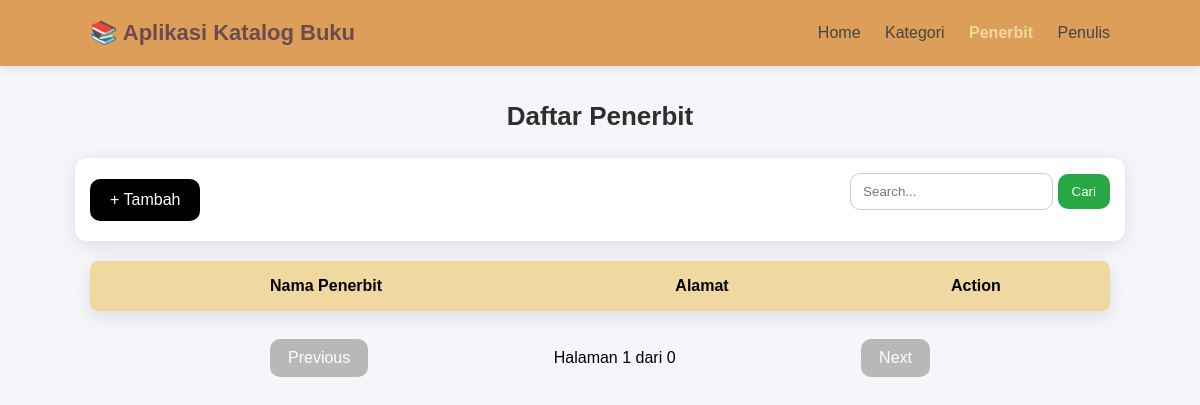
Page /penerbit/index.php on the earlier database version.
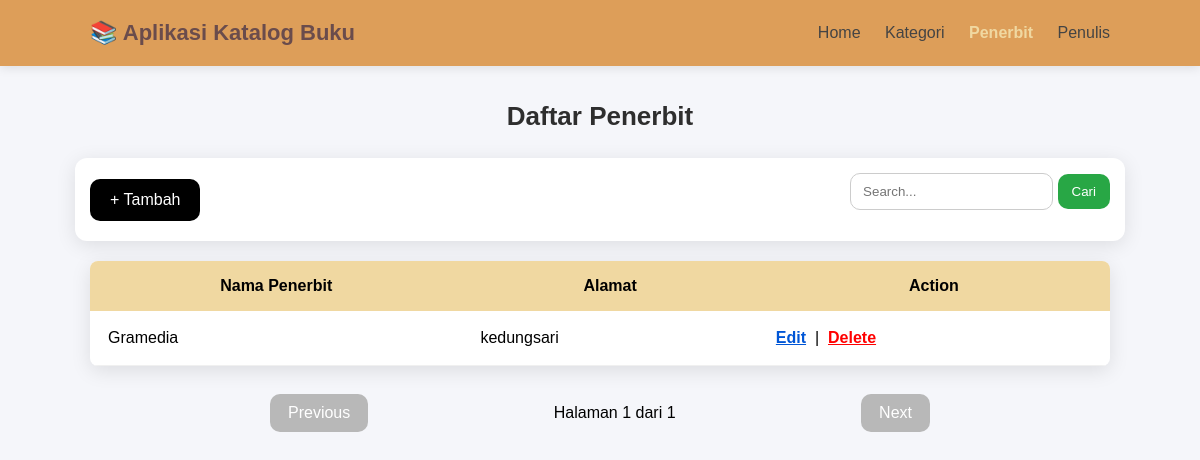
Same page on the later database version.
### tables this page shows
CREATE TABLE `penerbit` (
  `id_penerbit` int(10) NOT NULL,
  `nama_penerbit` varchar(50) NOT NULL,
  `alamat` text NOT NULL
);

### penerbit/index.php (the view, shortened to what this page needs)
<?php
require_once("../dbConnection.php");
$limit = 2;
$page = isset($_GET['page']) ? $_GET['page'] : 1;
$start = ($page - 1) * $limit;
$keyword = isset($_GET['search']) ? $_GET['search'] : "";
$where = "";
$count = mysqli_query($mysqli,
    "SELECT COUNT(*) AS total FROM penerbit $where"
);
$total = mysqli_fetch_assoc($count)['total'];
$total_page = ceil($total / $limit);
$result = mysqli_query($mysqli,
    "SELECT * FROM penerbit
     $where
     ORDER BY id_penerbit DESC
     LIMIT $start, $limit"
);
$prev = ($page > 1) ? $page - 1 : 1;
$next = ($page < $total_page) ? $page + 1 : $total_page;
?>
<html>
<head>
    <link rel="stylesheet" href="../style.css">
</head>
<body>
<div class="navbar">
    <div class="nav-container">
        <div class="logo">📚 Aplikasi Katalog Buku</div>
        <div class="menu">
            <a href="../index.php">Home</a>
            <a href="../kategori">Kategori</a>
            <a class="active" href="index.php">Penerbit</a>
            <a href="../penulis">Penulis</a>
        </div>
    </div>
</div>
<h3> Daftar Penerbit</h3>
<div class="top-bar">
    <a href="add.php" class="btn-add">+ Tambah</a>
    <form method="GET" class="form-search">
        <input type="text" name="search" placeholder="Search..." value="<?= $keyword ?>">
        <button type="submit">Cari</button>
    </form>
</div>
<table class="table-book">
    <tr>
        <th>Nama Penerbit</th>
        <th>Alamat</th>
        <th>Action</th>
    </tr>
    <?php while ($res = mysqli_fetch_assoc($result)) { ?>
        <tr>
            <td><?= $res['nama_penerbit'] ?></td>
            <td><?= $res['alamat'] ?></td>
            <td>
                <a class="edit" href="edit.php?id_penerbit=<?= $res['id_penerbit'] ?>">Edit</a>
                &nbsp;|&nbsp;
                <a class="delete"
                   href="delete.php?id_penerbit=<?= $res['id_penerbit'] ?>"
                   onclick="return confirm('Yakin ingin menghapus?')">
                    Delete
                </a>
            </td>
        </tr>
    <?php } ?>
</table>
<br>
<div class="pagination-wrapper">
	<?php if ($page > 1): ?>
		<a href="?page=<?= $prev ?>&search=<?= $keyword ?>" class="pagination-btn">
			Previous
		</a>
	<?php else: ?>
		<a class="pagination-btn disabled">Previous</a>
	<?php endif; ?>
    <span class="page-info">Halaman <?= $page ?> dari <?= $total_page ?></span>
	<?php if ($page < $total_page): ?>
    <a href="?page=<?= $next ?>&search=<?= $keyword ?>" class="pagination-btn">
        Next
    </a>
	<?php else: ?>
		<a class="pagination-btn disabled">Next</a>
	<?php endif; ?>
</div>
</body>
</html>

Differences in the rows shown:
added penerbit: nama_penerbit "Gramedia", alamat "kedungsari"
Other differences:
$total_page: "0" → "1"
